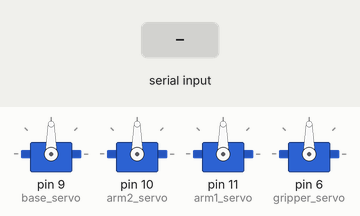
A sketch run on a simulated Arduino Uno, built with avr-gcc and run on an emulated ATmega328P. Parts: 4 × servo. The inputs (shaded band) are chosen by the test bench.

Above: at 1.2 s.
1.3 s: byte 30 received over Serial
At 1.6 s:
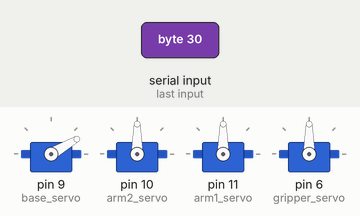
2.8 s: byte 120 received over Serial
At 3.9 s:
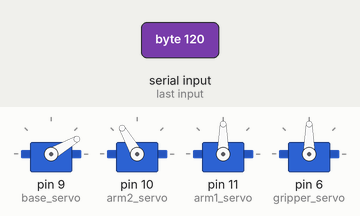
4.3 s: byte 30 received over Serial
At 5.0 s:
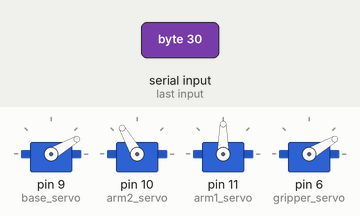
5.8 s: byte 120 received over Serial
At 6.2 s:
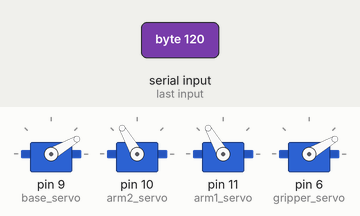
7.3 s: byte 90 received over Serial
At 8.5 s:
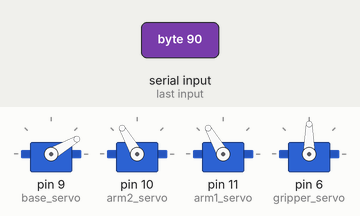
Timing chart, 0 to 9.8 s (numbered marks = the images above; inputs shaded):
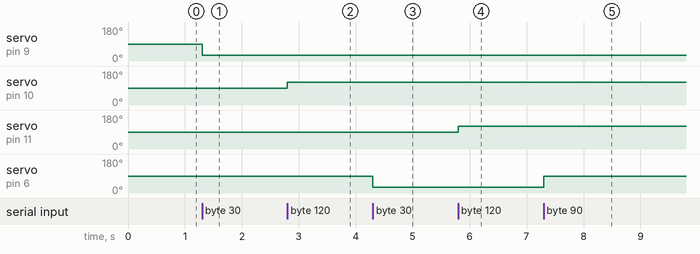

Measured:
- after the input at 1.3 s, servo on pin 9 (base_servo): 90° → 30° at once
- after the input at 2.8 s, servo on pin 10 (arm2_servo): 90° → 120° at once
- after the input at 4.3 s, servo on pin 6 (gripper_servo): 90° → 30° at once
- after the input at 5.8 s, servo on pin 11 (arm1_servo): 90° → 120° at once
- after the input at 7.3 s, servo on pin 6 (gripper_servo): 30° → 90° at once

The sketch:

arduino-pgm-for-robot.ino
```cpp
#include <Servo.h>
int counter = 9;
Servo base_servo;
Servo arm2_servo;
Servo arm1_servo;
Servo gripper_servo;

void setup() {
Serial.begin(9600);
base_servo.attach(9);
arm2_servo.attach(10);
arm1_servo.attach(11);
gripper_servo.attach(6);
}

void loop() {
  if (Serial.available() > 0) {
    // read the incoming byte:
    int incomingByte = Serial.read();
    if (counter == 9) base_servo.write(incomingByte); // move arm into position
    if (counter == 10) arm2_servo.write(incomingByte);
    if (counter == 11) gripper_servo.write(incomingByte); // open gripper
    if (counter == 12) arm1_servo.write(incomingByte); // move gripper down onto object
    if (counter == 13 || counter == 14) gripper_servo.write(incomingByte); // gradually tighten gripper
    if (counter == 15) arm2_servo.write(incomingByte); // move arm into release position
    if (counter == 16) base_servo.write(incomingByte);
    if (counter == 17) arm1_servo.write(incomingByte);
    if (counter == 18) gripper_servo.write(incomingByte); // release object

    counter++;
    if (counter == 19) counter = 9; // loop over

  }
}
```
